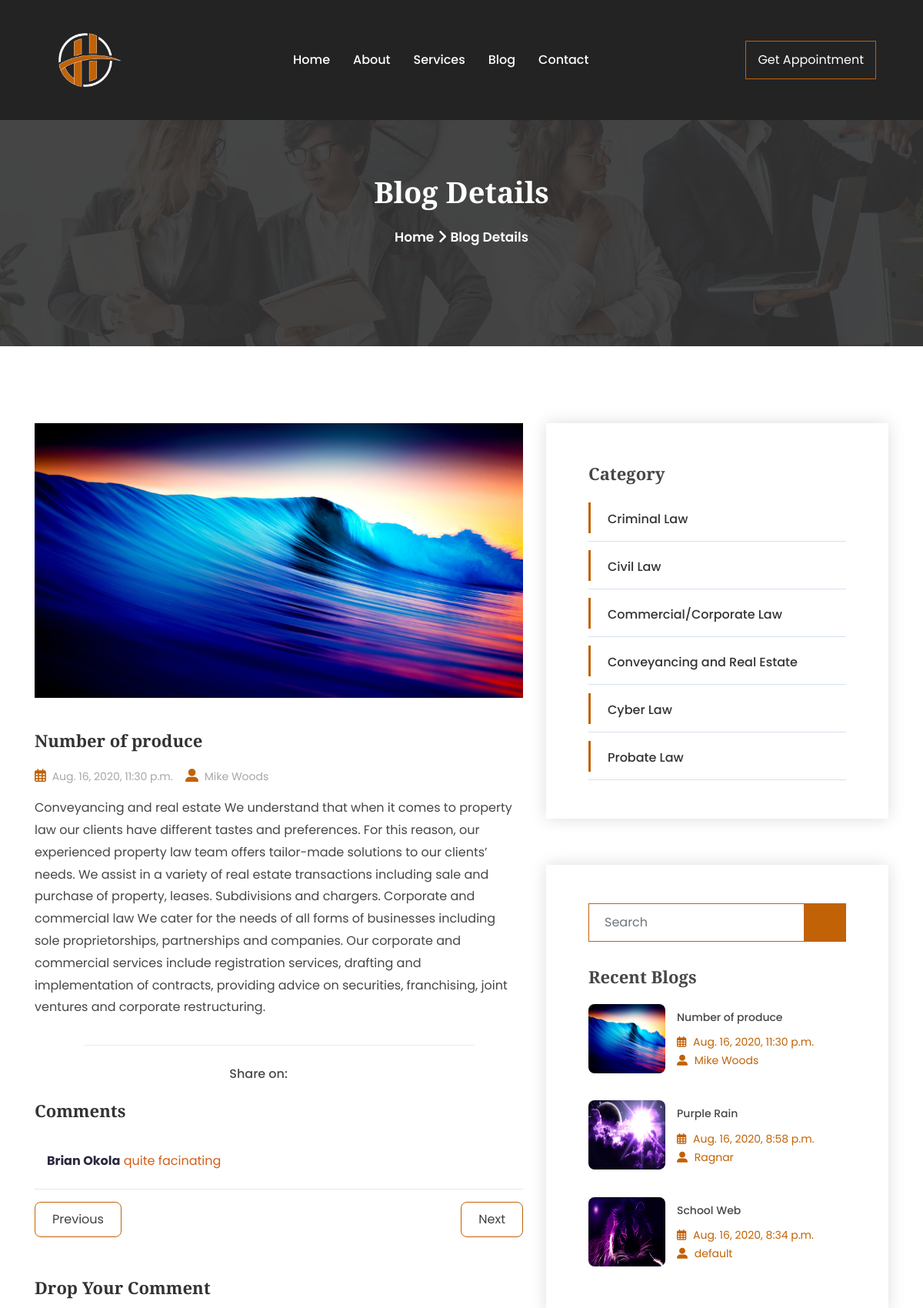
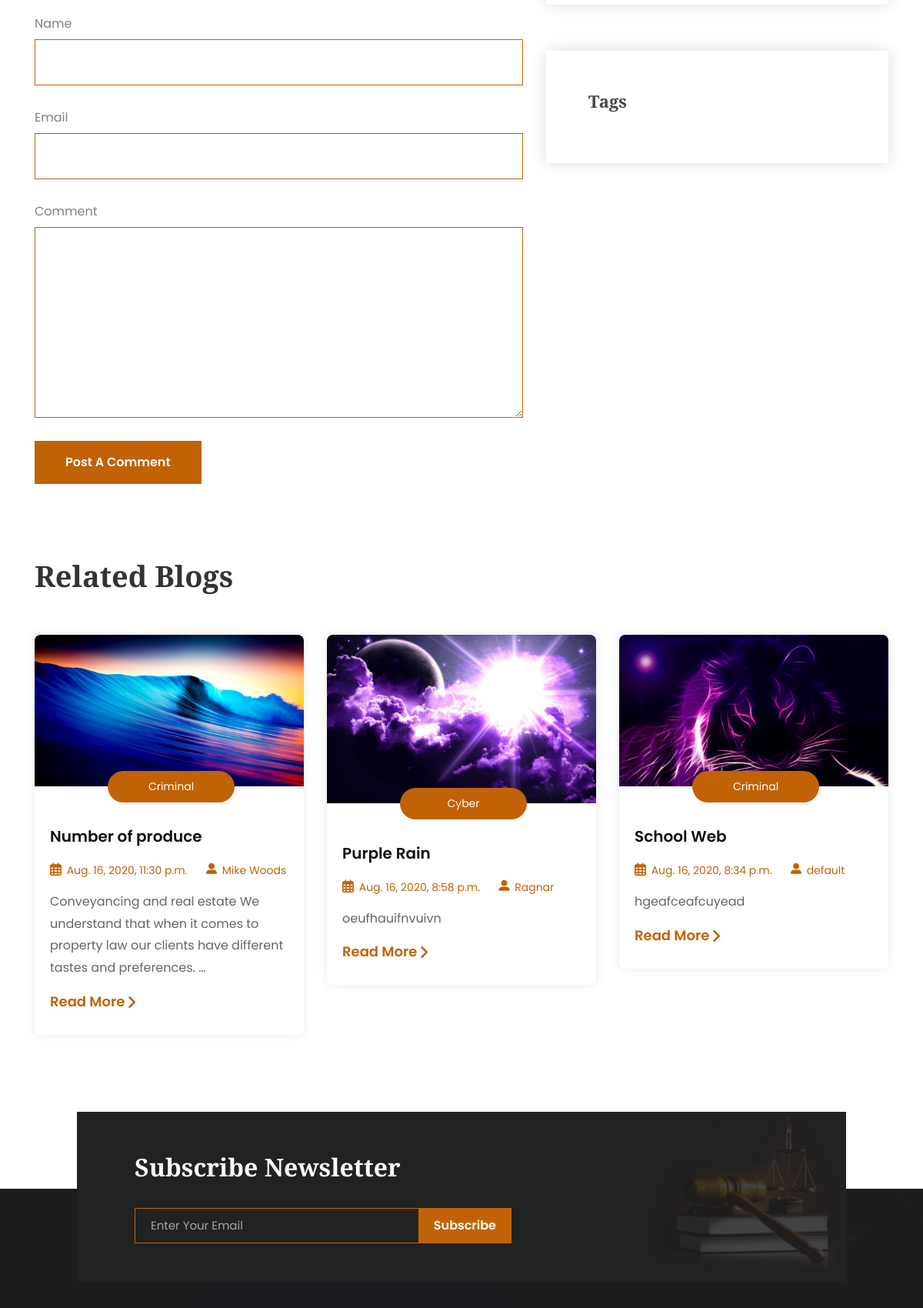
Page /blog/3 (upper part) on the committed database (2 pictures, top to bottom).
### HJO/models.py (models this page shows, shortened)
class Blog(models.Model):
    image = models.ImageField(upload_to='posts/')
    title = models.CharField(max_length=250, blank=True)
    tag = models.CharField(max_length= 100, blank=True, null=True)
    author = models.CharField(max_length=250, blank=True)
    created = models.DateTimeField(auto_now_add=True, null=True)
    post = models.TextField(max_length=52500, blank=True)
    class Meta:
        ordering = ["-pk"]
    def __str__(self):
        return f'{self.title}'

class Comment(models.Model):
    comment = models.TextField(max_length=5500, blank=True)
    blog = models.ForeignKey(Blog, on_delete=models.CASCADE, related_name='comments')
    name = models.CharField(max_length=250, blank=True)
    email= models.EmailField(max_length=250, blank=True)
    created = models.DateTimeField(auto_now_add=True, null=True)
    class Meta:
        ordering = ["-pk"]

### HJO/views.py (the view)
# urls.py: path('blog/<id>', views.bdetail, name='bdetail'),
def bdetail(request, id):
    blog = get_object_or_404(Blog, pk=id)
    blogs = Blog.objects.all()
    if request.method == 'POST':
        form = CommentForm(request.POST)
        if form.is_valid():
            savecomment = form.save(commit=False)
            savecomment.blog = blog
            savecomment.save()
            return HttpResponseRedirect(request.path_info)
    else:
        form = CommentForm()
    context = {
        'blog':blog,
        'blogs':blogs,
        'form':form
    }
    return render(request, 'bdetail.html', context)

### HJO/forms.py
class CommentForm(forms.ModelForm):
    class Meta:
        model = Comment
        fields = ('comment', 'name', 'email')

### HJO/templates/bdetail.html (shortened to what this page needs)
{% extends 'base.html' %}
{% load static %}
{% load crispy_forms_tags %}
{% block content %}
<div class="page-title-area title-img-one">
    <div class="d-table">
        <div class="d-table-cell">
            <div class="page-title-text">
                <h2>Blog Details</h2>
                <ul>
                    <li>
                        <a href="/">Home</a>
                    </li>
                    <li>
                        <i class="fas fa-angle-right"></i>
                    </li>
                    <li>Blog Details</li>
                </ul>
            </div>
        </div>
    </div>
</div>
<div class="blog-details-area pt-100 pb-70">
    <div class="container">
        <div class="row">
            <div class="col-lg-7">
                <div class="blog-details-item">
                    <div class="blog-details-img">
                        <img src="{{blog.image.url}}" alt="{{blog.title}}">
                        <h2>{{blog.title}}</h2>
                        <ul>
                            <li>
                                <i class="far fa-calendar-alt"></i>
                                {{blog.created}}
                            </li>
                            <li>
                                <i class="fas fa-user-alt"></i>
                                <a href="#">{{blog.author}}</a>
                            </li>
                        </ul>
                        <p>{{blog.post}}</p>
                    </div>
                    <div class="blog-details-social">
                        <ul>
                            <li>
                                <span>Share on:</span>
                            </li>
                        </ul>
                    </div>
                    <div class="blog-details-contact">
                        <h2>Comments</h2>
                        {% for comment in blog.comments.all %}
                        <div class="p-2">
                            <div class="ml-2" style="color: #2d283e;"><strong>{{ comment.name }}</strong>
                                <span style="color: rgb(212, 93, 24);">{{ comment.comment }}</span>
                            </div>
                        </div>
                        {% empty %}
                        <p class="ml-3">No comments here yet</p>
                        {% endfor %}
                    </div>
                    <hr>
                    <div class="blog-details-nav">
                        <div class="nav-prev">
                            <a href="#">Previous</a>
                        </div>
                        <div class="nav-next">
                            <a href="#">Next</a>
                        </div>
                    </div>
                    <div class="blog-details-contact">
                        <h2>Drop Your Comment</h2>
                        <div class="contact-form">
                            <form action="" method="post">
                                <div class="contact-wrap">
                                    <div class="form-group text-black-50">
                                        {{ form.name|as_crispy_field }}
                                    </div>
                                    <div class="form-group text-black-50">
                                        {{ form.email|as_crispy_field }}
                                    </div>
                                    <div class="form-group text-black-50">
                                        {{ form.comment|as_crispy_field }}
                                    </div>
                                    <div class="text-left">
                                        <button type="submit" class="contact-btn">Post A Comment</button>
                                    </div>
                                </div>
                            </form>
                        </div>
                    </div>
                </div>
            </div>
            <div class="col-lg-5">
                <div class="blog-details-item">
                    <div class="blog-details-category">
                        <h3>Category</h3>
                        <ul>
                            <li>
                                <a href="{% url 'criminal'%}">
                                    Criminal Law
                                </a>
                            </li>
                            <li>
                                <a href="{% url 'civil'%}">
                                    Civil Law
                                </a>
                            </li>
                            <li>
                                <a href="{% url 'corporate'%}">
                                    Commercial/Corporate Law
                                </a>
                            </li>
                            <li>
                                <a href="{% url 'conveyancing'%}">
                                    Conveyancing and Real Estate
                                </a>
                            </li>
                            <li>
                                <a href="{% url 'cyber'%}">
                                    Cyber Law
                                </a>
                            </li>
                            <li>
                                <a href="{% url 'probate'%}">
                                    Probate Law
                                </a>
                            </li>
                        </ul>
                    </div>
                    <div class="blog-details-search">
                        <div class="search-area">
                            <input type="text" class="form-control" placeholder="Search">
                            <button type="submit" class="btn blog-details-btn">
                            </button>
                        </div>
                        <h3>Recent Blogs</h3>
                        <ul>
                            {% for blog in blogs %}
                            <li>
                                <img style="width: 100px; height: 90px;" src="{{blog.image.url}}" alt="{{blog.title}}">
                                <div class="blog-details-recent">
                                    <h4>
                                        <a href="#">{{blog.title}}</a>
                                    </h4>
                                    <ul>
                                        <li>
                                            <i class="far fa-calendar-alt"></i>
                                            {{blog.created}}
                                        </li>
                                        <li>
                                            <i class="fas fa-user-alt"></i>
                                            <a href="#">{{blog.author}}</a>
                                        </li>
                                    </ul>
                                </div>
                            </li>
                            {% endfor %}
                        </ul>
                    </div>
                    <div class="blog-details-tags">
                        <h3>Tags</h3>
                    </div>
                </div>
            </div>
        </div>
    </div>
</div>
<section class="blog-area blog-area-three">
    <div class="container">
        <div class="section-title text-left">
            <h2>Related Blogs</h2>
        </div>
        <div class="row">
            {% for blog in blogs %}
            <div class="col-sm-6 col-lg-4">
                <div class="blog-item wow fadeInUp" data-wow-delay=".3s">
                    <a href="{% url 'bdetail' blog.id%}">
                        <img src="{{blog.image.url}}" alt="{{blog.title}}">
                    </a>
                    <div class="blog-inner">
                        <span>{{blog.tag}}</span>
                        <h3>
                            <a href="{% url 'bdetail' blog.id%}">{{blog.title}}</a>
                        </h3>
                        <ul>
                            <li>
                                <i class="far fa-calendar-alt"></i>
                                {{blog.created}}
                            </li>
                            <li>
                                <i class="fas fa-user-alt"></i>
                                <a href="#">{{blog.author}}</a>
                            </li>
                        </ul>
                        <p>{{blog.post|safe|truncatewords:"20"|linebreaks}}</p>
                        <a class="blog-link" href="{% url 'bdetail' blog.id%}">
                            Read More
                            <i class="fas fa-angle-right"></i>
                        </a>
                    </div>
                </div>
            </div>
            {% endfor %}
        </div>
    </div>
</section>
{% endblock %}

### rows in the picture
Blog: image (picture), title "Number of produce", created "Aug. 16, 2020, 11:30 p.m.", author "Mike Woods", post "Conveyancing and real estate We understand that when it comes to property law our clients have different tastes and preferences. For this reason, our experienced property law team offers tailor-made solutions to our clients’ needs. We assist in a variety of real estate transactions including sale and purchase of property, leases. Subdivisions and chargers. Corporate and commercial law We cater for the needs of all forms of businesses including sole proprietorships, partnerships and companies. Our corporate and commercial services include registration services, drafting and implementation of contracts, providing advice on securities, franchising, joint ventures and corporate restructuring.", tag "Criminal", post "Conveyancing and real estate We understand that when it comes to property law our clients have different tastes and preferences. …"
Comment: name "Brian Okola", comment "quite facinating"
Blog: image (picture), title "Purple Rain", created "Aug. 16, 2020, 8:58 p.m.", author "Ragnar", tag "Cyber", post "oeufhauifnvuivn"
Blog: image (picture), title "School Web", created "Aug. 16, 2020, 8:34 p.m.", author "default", tag "Criminal", post "hgeafceafcuyead"
